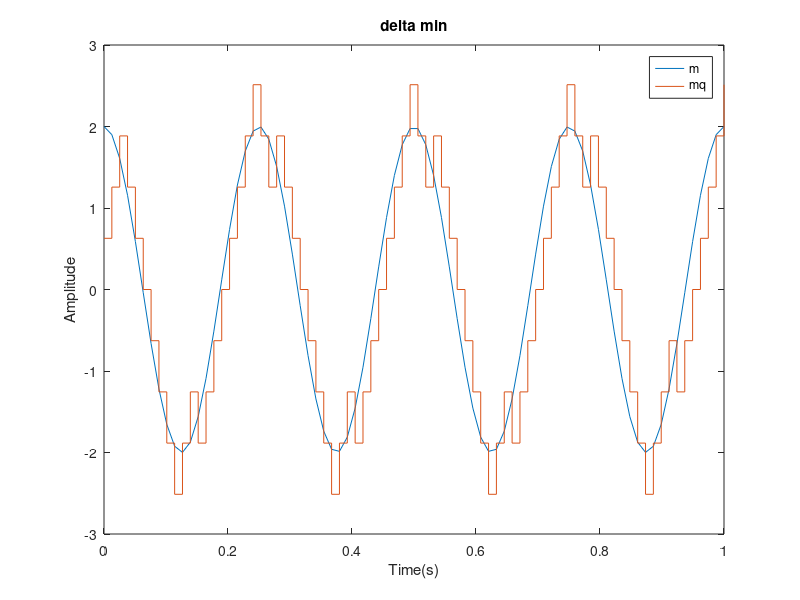
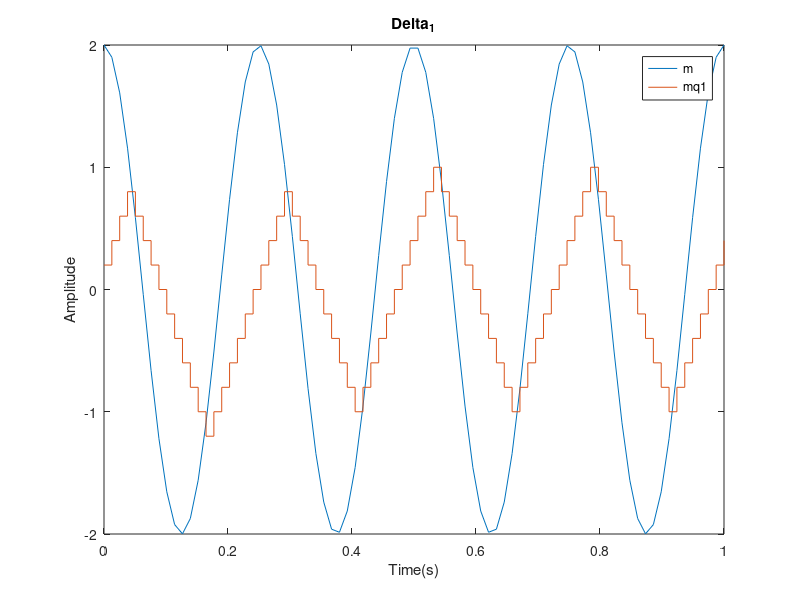
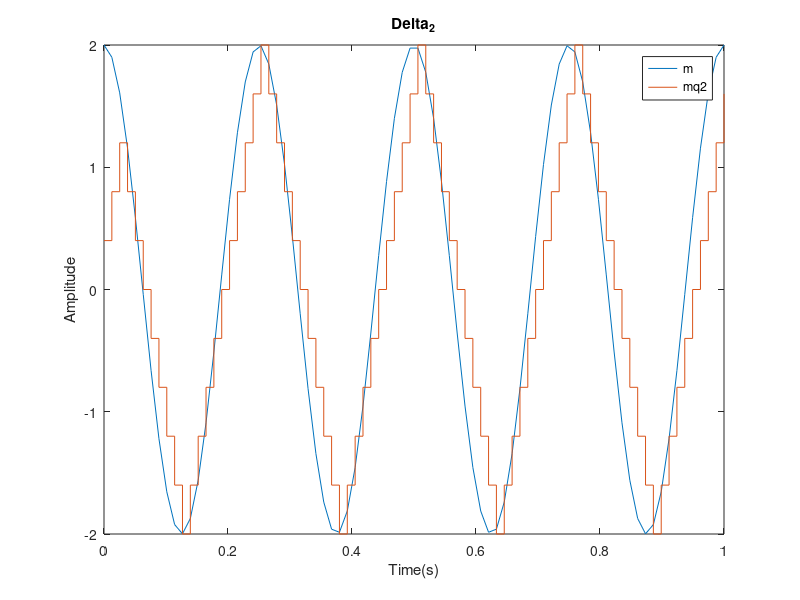
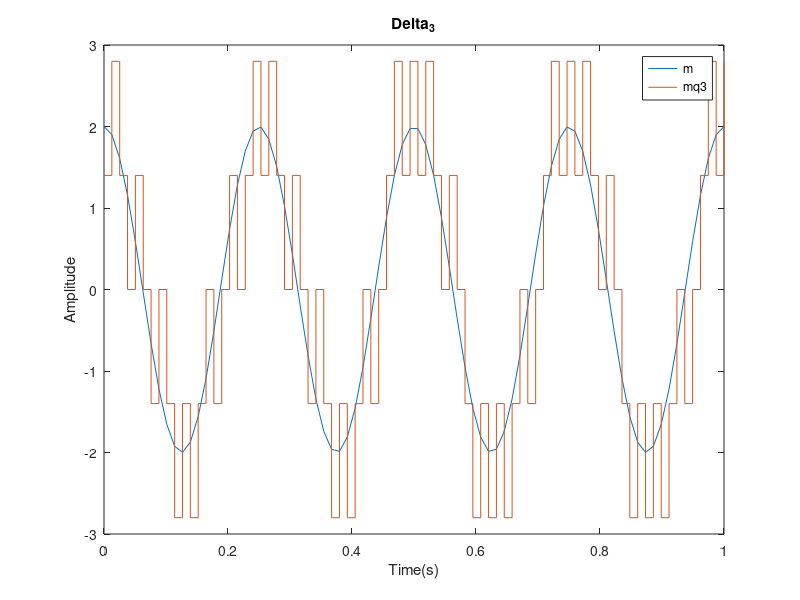

Reproduce these figures in MATLAB, in order.
%% Delta Modulation
%% a)
    
clc;
clear all;
close all;

Am=2;
fm=4;
fs=80;

t=linspace(0,1,80);

m=Am*cos(2*pi*fm*t);



%% b)

m_pri=-Am*2*pi*fm*sin(2*pi*fm*t);

delta_min=max(abs(m_pri))/fs;

%% c)

mq=zeros(1,length(m)+1);
DM=zeros(1,length(m));

e=0;
eq=0;

for i=1:length(m)
   
   e = m(i)-mq(i);
   eq= delta_min* sign(e);
   mq(i+1)=mq(i)+eq;
   
   DM(i)=1*sign(e);
    
end

%% d)

mq=mq(2:end);

%% d plotting

figure;
plot(t,m);
hold on;
stairs(t,mq);
xlabel('Time(s)');
ylabel('Amplitude');
legend('m','mq');
title('delta min');

%% e)

P_min=(delta_min^2)*fm/(3*fs);

%% f)

MSE= @(x) sum(x.^2)/length(x);

mse_min=MSE(m-mq);

%% g)

delta=[0.2,0.4,1.4];

mq1=zeros(1,length(mq));
mq2=zeros(1,length(mq));
mq3=zeros(1,length(mq));

DM1=zeros(1,length(m));
DM2=zeros(1,length(m));
DM3=zeros(1,length(m));

% c part
for i=1:length(m)
   
   e = m(i)-mq1(i);
   eq= delta(1)* sign(e);
   mq1(i+1)=mq1(i)+eq;
   DM1(i)=1*sign(e);
    
end

for i=1:length(m)
   
   e = m(i)-mq2(i);
   eq= delta(2)* sign(e);
   mq2(i+1)=mq2(i)+eq;
   DM2(i)=1*sign(e);
    
end

for i=1:length(m)
   
   e = m(i)-mq3(i);
   eq= delta(3)* sign(e);
   mq3(i+1)=mq3(i)+eq;
   DM3(i)=1*sign(e);
    
end

mq1=mq1(2:end);
mq2=mq2(2:end);
mq3=mq3(2:end);


% d part
figure;
plot(t,m);
hold on;
stairs(t,mq1);
xlabel('Time(s)');
ylabel('Amplitude');
legend('m','mq1');
title('Delta_1');

figure;
plot(t,m);
hold on;
stairs(t,mq2);
xlabel('Time(s)');
ylabel('Amplitude');
legend('m','mq2');
title('Delta_2');

figure;
plot(t,m);
hold on;
stairs(t,mq3);
xlabel('Time(s)');
ylabel('Amplitude');
legend('m','mq3');
title('Delta_3');

% e part
P=zeros(1,length(delta));

for i=1:length(delta)
    P(i)=(delta(i)^2)*fm/(3*fs);
end

% f part
mse1=MSE(m-mq1);
mse2=MSE(m-mq2);
mse3=MSE(m-mq3);


%% h)
plot_mse=[mse1,mse2,mse_min,mse3];

plot_P=[P(1),P(2),P_min,P(3)];

sample=1:length(P)+1;

figure;
subplot(2,1,1);
plot(sample,plot_mse);
title('MSE Values');
xlabel('Delta');
ylabel('MSE');

subplot(2,1,2);
plot(sample,plot_P);
title('P Values');
xlabel('Delta');
ylabel('P');

